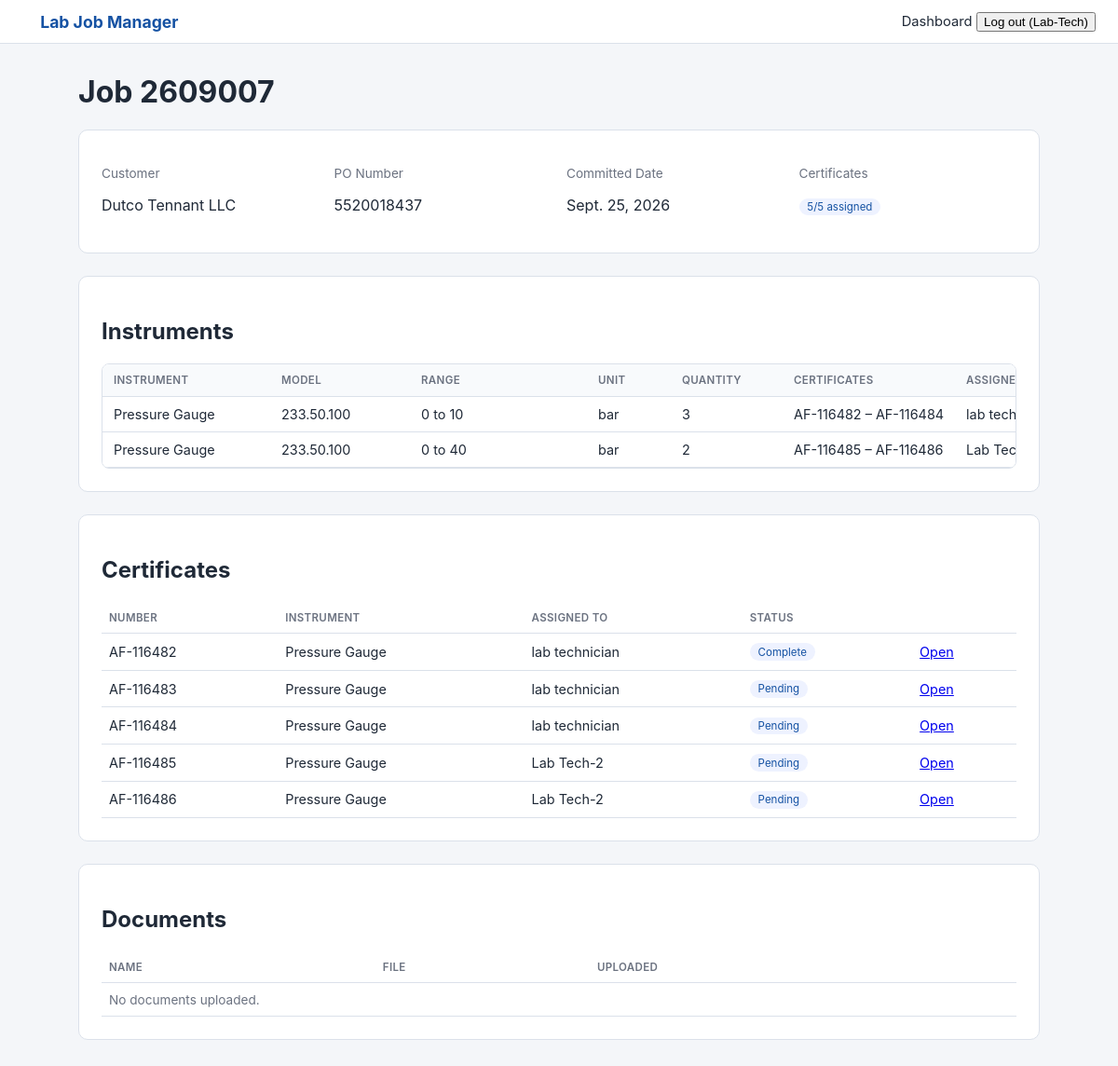
Screenshot of /jobs/8/ (signed in) with the database file from the repository.
### labmanager/models.py (models this page shows, shortened)
class User(AbstractUser):
    class Role(models.TextChoices):
        LAB_HEAD = "head", "Lab Head"
        TECHNICIAN = "technician", "Lab Technician"
    role = models.CharField(max_length=20, choices=Role.choices, default=Role.TECHNICIAN)
    @property
    def is_lab_head(self):
        return self.role == self.Role.LAB_HEAD
    def __str__(self):
        return self.get_full_name() or self.username

class Job(models.Model):
    job_number = models.CharField(max_length=20, unique=True, editable=False)
    customer_name = models.CharField(max_length=200)
    customer_address = models.TextField(blank=True)
    po_number = models.CharField(max_length=100)
    quantity = models.PositiveIntegerField(help_text="Total number of certificates for this job")
    committed_date = models.DateField(null=True, blank=True)
    created_by = models.ForeignKey(User, on_delete=models.PROTECT, related_name="jobs_created")
    created_at = models.DateTimeField(auto_now_add=True)
    class Meta:
        ordering = ["-created_at"]
    @property
    def certificates_assigned_count(self):
        return sum(li.quantity for li in self.line_items.all())

class JobLineItem(models.Model):
    job = models.ForeignKey(Job, on_delete=models.CASCADE, related_name="line_items")
    instrument = models.ForeignKey(Instrument, on_delete=models.PROTECT, related_name="line_items")
    model = models.CharField(max_length=150, blank=True)
    range_from = models.DecimalField(max_digits=12, decimal_places=2, null=True, blank=True)
    range_to = models.DecimalField(max_digits=12, decimal_places=2, null=True, blank=True)
    unit = models.CharField(max_length=50, blank=True, null=True, choices=UNIT_CHOICES)
    quantity = models.PositiveIntegerField(default=1)
    assigned_to = models.ForeignKey(User, on_delete=models.PROTECT,  related_name="assigned_line_items", limit_choices_to={"role": User.Role.TECHNICIAN},)
    calibration_points = models.PositiveIntegerField(default=1)
    calibration_validity = models.CharField(max_length=100, blank=True)
    reference_procedure = models.CharField(max_length=150, blank=True, choices=REFERENCE_PROCEDURE_CHOICES)
    @property
    def certificate_range(self):
        numbers = list(
            self.certificates.order_by("number").values_list("number", flat=True)
        )
        if not numbers:
            return "—"
        if len(numbers) == 1:
            return numbers[0]
        return f"{numbers[0]} – {numbers[-1]}"

class Instrument(models.Model):
    name = models.CharField(max_length=150, unique=True)
    default_model = models.CharField(max_length=150, blank=True)
    default_range = models.CharField(max_length=150, blank=True)
    is_active = models.BooleanField(default=True)
    created_at = models.DateTimeField(auto_now_add=True)
    class Meta:
        ordering = ["name"]
    def __str__(self):
        return self.name

class Certificate(models.Model):
    job = models.ForeignKey(Job, on_delete=models.CASCADE, related_name="certificates")
    number = models.CharField(max_length=20, unique=True, editable=False)
    line_item = models.ForeignKey(
        "JobLineItem",
        on_delete=models.SET_NULL,
        null=True,
        blank=True,
        related_name="certificates"
    )
    device_serial = models.CharField(max_length=100, blank=True)
    device_manufacturer = models.CharField(max_length=150, blank=True)
    device_tag_number = models.CharField(max_length=100, blank=True)
    device_resolution = models.DecimalField(
        max_digits=20,
        decimal_places=2,
        null=True,
        blank=True,
    )
    device_accuracy = models.CharField(max_length=100, blank=True)
    device_ratio = models.DecimalField(
        max_digits=20,
        decimal_places=2,
        null=True,
        blank=True,
    )
    reference_instrument_range = models.DecimalField(
        max_digits=20,
        decimal_places=2,
        null=True,
        blank=True,
    )
    uuc_full_scale = models.DecimalField(
        max_digits=20,
        decimal_places=2,
        null=True,
        blank=True,
    )
    uuc_unit = models.CharField(
        max_length=20,
        blank=True,
    )
    pressure_media = models.CharField(
        max_length=30,
        blank=True,
    )
    working_standard_name = models.CharField(max_length=150, blank=True)
    working_standard_serial = models.CharField(max_length=100, blank=True)
    working_standard_certificate_no = models.CharField(max_length=100, blank=True)
    lab_temperature = models.CharField(max_length=50, blank=True)
    lab_humidity = models.CharField(max_length=50, blank=True)
    ambient_pressure = models.CharField(max_length=50, blank=True)
    reference_procedure = models.CharField(max_length=150, blank=True)
    temperature_variation = models.CharField(max_length=50, blank=True)
    condition_notes = models.TextField(blank=True)
    calibration_date = models.DateField(null=True, blank=True)
    re_calibration_date = models.DateField(null=True, blank=True)
    issue_date = models.DateField(null=True, blank=True)
    calibrated_by = models.CharField(max_length=150, blank=True)
    approved_signatory = models.CharField(max_length=150, blank=True)
    class Meta:
        ordering = ["number"]
    @property
    def is_complete(self):
        return bool(
            self.calibration_date
            and self.calibrated_by
            and self.results.exists()
        )

### labmanager/views.py (the view)
# urls.py: path("jobs/<int:pk>/", views.job_detail, name="job_detail"),
@login_required
def job_detail(request, pk):
    job = get_object_or_404(Job, pk=pk)
    if not request.user.is_lab_head and not job.line_items.filter(assigned_to=request.user).exists():
        messages.error(request, "You do not have access to that job.")
        return redirect("dashboard")
    return render(request, "labmanager/job_detail.html", {"job": job})

### labmanager/templates/labmanager/job_detail.html (shortened to what this page needs)
{% extends "labmanager/base.html" %}
{% load static %}
{% block content %}
<h1>Job {{ job.job_number }}</h1>
<div class="card">
    <div class="row">
        <div>
            <p class="muted">Customer</p>
            <p>{{ job.customer_name }}</p>
        </div>
        <div>
            <p class="muted">PO Number</p>
            <p>{{ job.po_number }}</p>
        </div>
        <div>
            <p class="muted">Committed Date</p>
            <p>{{ job.committed_date|default:"—" }}</p>
        </div>
        <div>
            <p class="muted">Certificates</p>
            <p><span class="pill">{{ job.certificates_assigned_count }}/{{ job.quantity }} assigned</span></p>
        </div>
    </div>
</div>
<div class="card">
    <h2>Instruments</h2>
    <div class="table-scroll">
    <table class="line-items-table" id="line-items-table">
        <thead>
            <tr>
                <th>Instrument</th><th>Model</th><th>Range</th><th>Unit</th><th>Quantity</th><th>Certificates</th><th>Assigned To</th>
            </tr>
        </thead>
        <tbody>
            {% for li in job.line_items.all %}
            <tr>
                <td>{{ li.instrument }}</td>
                <td>{{ li.model|default:"—" }}</td>
                <td>
                    {% if li.range_from is not None and li.range_to is not None %}
                        {{ li.range_from|floatformat:"-4" }} to {{ li.range_to|floatformat:"-4" }}
                    {% else %}
                        —
                    {% endif %}
                </td>
                <td>{{ li.unit }}</td>
                <td>{{ li.quantity }}</td>
                <td>{{ li.certificate_range }}</td>
                <td>{{ li.assigned_to }}</td>
            </tr>
            {% empty %}
            <tr><td colspan="10" class="muted">No instruments added yet.</td></tr>
            {% endfor %}
        </tbody>
    </table>
    </div>
</div>
<div class="card">
    <h2>Certificates</h2>
    <table>
        <thead>
            <tr><th>Number</th><th>Instrument</th><th>Assigned To</th><th>Status</th><th></th></tr>
        </thead>
        <tbody>
            {% for cert in job.certificates.all %}
            <tr>
                <td>{{ cert.number }}</td>
                <td>{{ cert.line_item.instrument|default:"—" }}</td>
                <td>{{ cert.line_item.assigned_to|default:"—" }}</td>
                <td><span class="pill">{{ cert.is_complete|yesno:"Complete,Pending" }}</span></td>
                <td><a href="{% url 'certificate_detail' cert.pk %}">Open</a></td>
            </tr>
            {% empty %}
            <tr><td colspan="5" class="muted">No certificates yet.</td></tr>
            {% endfor %}
        </tbody>
    </table>
</div>
<div class="card">
    <h2>Documents</h2>
    <table>
        <thead><tr><th>Name</th><th>File</th><th>Uploaded</th></tr></thead>
        <tbody>
            {% for doc in job.documents.all %}
            <tr>
                <td>{{ doc.name }}</td>
                <td><a href="{{ doc.file.url }}">Download</a></td>
                <td>{{ doc.uploaded_at }}</td>
            </tr>
            {% empty %}
            <tr><td colspan="3" class="muted">No documents uploaded.</td></tr>
            {% endfor %}
        </tbody>
    </table>
</div>
{% endblock %}

### labmanager/templates/labmanager/base.html (shortened to what this page needs)
{% load static %}
<!DOCTYPE html>
<html lang="en">
<head>
    <link rel="stylesheet" href="{% static 'styles.css' %}">
</head>
<body>
    <nav>
        <a class="brand" href="{% url 'dashboard' %}">Lab Job Manager</a>
        <div>
            {% if user.is_authenticated %}
                <a href="{% url 'dashboard' %}">Dashboard</a>
                <form method="post" action="{% url 'logout' %}" style="display: inline;">
                    <button type="submit" class="logout-btn">
                        Log out ({{ user.username }})
                    </button>
                </form>
            {% else %}
                <a href="{% url 'login' %}">Log in</a>
                <a href="{% url 'signup' %}">Sign up</a>
            {% endif %}
        </div>
    </nav>
    <div class="container">
        {% block content %}{% endblock %}
    </div>
</body>
</html>

### labmanager/static/styles.css (style rules this page uses)
:root { --primary: #1e6fd9; --primary-dark: #1552a3; --bg: #f4f6f9; --border: #dbe1ea; --text: #1f2937; --muted: #6b7280; }
* { box-sizing: border-box; }
body { margin: 0; font-family: -apple-system, "Segoe UI", Roboto, Arial, sans-serif; background: var(--bg); color: var(--text); }
nav { background: #ffffff; border-bottom: 1px solid var(--border); padding: 0.75rem 1.5rem; display: flex; align-items: center; justify-content: space-between; }
nav .brand { font-weight: 700; color: var(--primary-dark); text-decoration: none; font-size: 1.1rem; }
nav a { color: var(--text); text-decoration: none; margin-left: 1.2rem; font-size: 0.92rem; }
.container { max-width: 1080px; margin: 2rem auto; padding: 0 1.5rem; }
.card { background: #fff; border: 1px solid var(--border); border-radius: 10px; padding: 1.5rem; margin-bottom: 1.5rem; }
h1, h2 { color: var(--text); }
table { width: 100%; border-collapse: collapse; }
th, td { text-align: left; padding: 0.6rem 0.5rem; border-bottom: 1px solid var(--border); font-size: 0.9rem; }
th { color: var(--muted); font-weight: 600; text-transform: uppercase; font-size: 0.72rem; letter-spacing: 0.03em; }
.row { display: flex; gap: 1rem; }
.row > div { flex: 1; }
.pill { display: inline-block; padding: 0.15rem 0.55rem; border-radius: 99px; font-size: 0.72rem; background: #eef2ff; color: var(--primary-dark); }
.muted { color: var(--muted); font-size: 0.85rem; }
.line-items-table td { vertical-align: top; }
.table-scroll { width: 100%; overflow-x: auto; overflow-y: hidden; -webkit-overflow-scrolling: touch; border-radius: 8px; }
.line-items-table { width: max-content; min-width: 1400px; border-collapse: collapse; }
.line-items-table th, .line-items-table td { padding: 10px 12px; white-space: nowrap; vertical-align: middle; }
.line-items-table th:nth-child(1), .line-items-table td:nth-child(1) { min-width: 180px; }
.line-items-table th:nth-child(2), .line-items-table td:nth-child(2) { min-width: 150px; }
.line-items-table th:nth-child(3), .line-items-table td:nth-child(3) { min-width: 190px; }
.line-items-table th:nth-child(4), .line-items-table td:nth-child(4) { min-width: 90px; }
.line-items-table th:nth-child(5), .line-items-table td:nth-child(5) { min-width: 150px; }
.line-items-table th:nth-child(6), .line-items-table td:nth-child(6) { min-width: 170px; }
.line-items-table th:nth-child(7), .line-items-table td:nth-child(7) { min-width: 180px; }
.table-scroll { width: 100%; max-height: 420px; overflow-x: auto; overflow-y: auto; border: 1px solid var(--border); border-radius: 8px; background: #fff; -webkit-overflow-scrolling: touch; }
.line-items-table { width: max-content; min-width: 1500px; border-collapse: collapse; }
.line-items-table thead th { position: sticky; top: 0; z-index: 2; background: #f8fafc; }
.line-items-table th:nth-child(5), .line-items-table td:nth-child(5) { min-width: 120px; }
.table-scroll { scrollbar-width: auto; scrollbar-color: #9ca3af #e5e7eb; }

### rows the page displays
User: username "Lab-Tech"
Job: job_number "2609007", customer_name "Dutco Tennant LLC", po_number "5520018437", committed_date "Sept. 25, 2026", certificates_assigned_count "5", quantity "5"
JobLineItem: instrument "Pressure Gauge", model "233.50.100", range_from "0", range_to "10", unit "bar", quantity "3", certificate_range "AF-116482 – AF-116484", assigned_to "lab…"
JobLineItem: instrument "Pressure Gauge", model "233.50.100", range_from "0", range_to "40", unit "bar", quantity "2", certificate_range "AF-116485 – AF-116486", assigned_to "Lab…"
Certificate: number "AF-116482", line_item.instrument "Pressure Gauge", line_item.assigned_to "lab technician", is_complete "Complete"
Certificate: number "AF-116483", line_item.instrument "Pressure Gauge", line_item.assigned_to "lab technician", is_complete "Pending"
Certificate: number "AF-116484", line_item.instrument "Pressure Gauge", line_item.assigned_to "lab technician", is_complete "Pending"
Certificate: number "AF-116485", line_item.instrument "Pressure Gauge", line_item.assigned_to "Lab Tech-2", is_complete "Pending"
Certificate: number "AF-116486", line_item.instrument "Pressure Gauge", line_item.assigned_to "Lab Tech-2", is_complete "Pending"
